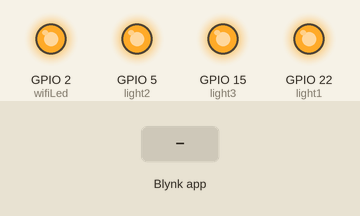
A sketch run on a simulated ESP32. Shown: output pins drawn as LEDs (lit = HIGH). The inputs (shaded band) are chosen by the test bench. WiFi joins after 1.5 s; servers stay silent unless stated.

Above: at 3.1 s.
3.2 s: Blynk app writes 1 to V0
At 4.4 s:
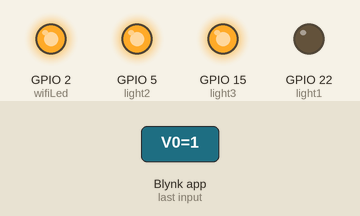
4.7 s: Blynk app writes 1 to V1
At 5.8 s:
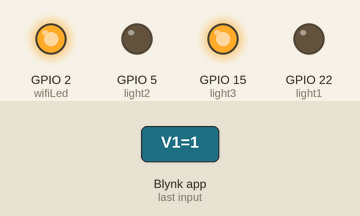
6.2 s: Blynk app writes 0 to V0
At 6.9 s:
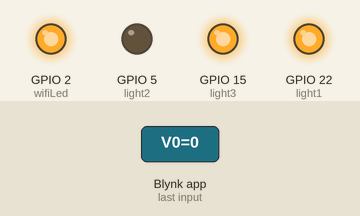
7.7 s: Blynk app writes 1 to V2
At 8.1 s:
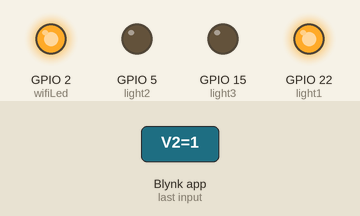
9.2 s: Blynk app writes 200 to V0
At 10.4 s:
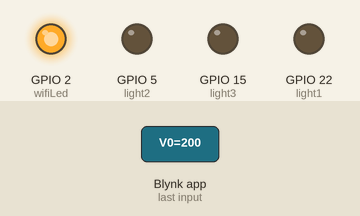
10.7 s: Blynk app writes 0 to V1
At 11.6 s:
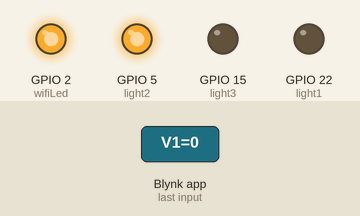
Timing chart, 0 to 13.2 s (numbered marks = the images above; inputs shaded):
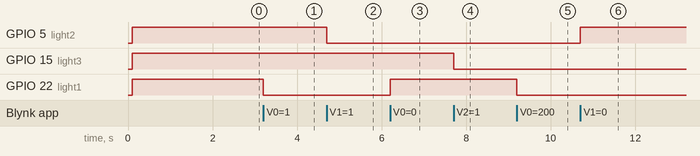

Measured:
- after the input at 3.2 s, GPIO 22 (light1): HIGH → LOW at once
- after the input at 4.7 s, GPIO 5 (light2): HIGH → LOW at once
- after the input at 6.2 s, GPIO 22 (light1): LOW → HIGH at once
- after the input at 7.7 s, GPIO 15 (light3): HIGH → LOW at once
- after the input at 9.2 s, GPIO 22 (light1): HIGH → LOW at once
- after the input at 10.7 s, GPIO 5 (light2): LOW → HIGH at once

The sketch:

Wifi_LED.ino
```cpp
#define BLYNK_TEMPLATE_ID "***********"
#define BLYNK_TEMPLATE_NAME "LED ON OFF"
#define BLYNK_PRINT Serial
#include <BlynkSimpleEsp32.h>

//Define the relay/LED pins using GPIO numbers for ESP32 DevKit V1
#define light1 22  // GPIO for light 1
#define light2 5  // GPIO for light 2
#define light3 15  // GPIO for light 3 (new LED)
#define wifiLed 2  // GPIO for the built-in LED on ESP32

// Blynk authentication token
#define BLYNK_AUTH_TOKEN ""  // Enter your Blynk auth token

char auth[] = BLYNK_AUTH_TOKEN;
char ssid[] = "";  // Enter your WiFi SSID
char pass[] = "";  // Enter your WiFi password

// Get the button values from Blynk app for Light 1
BLYNK_WRITE(V0) {
  bool value1 = param.asInt();
  // Check the values and turn relay1 ON/OFF
  if (value1 == 1) {
    digitalWrite(light1, LOW);  // Turn ON (assuming relay LOW is active)
  } else {
    digitalWrite(light1, HIGH);  // Turn OFF
  }
}

// Get the button values from Blynk app for Light 2
BLYNK_WRITE(V1) {
  bool value2 = param.asInt();
  // Check the values and turn relay2 ON/OFF
  if (value2 == 1) {
    digitalWrite(light2, LOW);  // Turn ON
  } else {
    digitalWrite(light2, HIGH);  // Turn OFF
  }
}

// Get the button values from Blynk app for Light 3 (new LED)
BLYNK_WRITE(V2) {
  bool value3 = param.asInt();
  // Check the values and turn relay3 ON/OFF
  if (value3 == 1) {
    digitalWrite(light3, LOW);  // Turn ON
  } else {
    digitalWrite(light3, HIGH);  // Turn OFF
  }
}

void setup() {
  Serial.begin(9600);  // Start serial communication
  delay(100);

  // Set the relay/LED pins as output
  pinMode(light1, OUTPUT);
  pinMode(light2, OUTPUT);
  pinMode(light3, OUTPUT);  // Set the third LED as output
  pinMode(wifiLed, OUTPUT);

  // Turn OFF the relays/LEDs initially
  digitalWrite(light1, HIGH);
  digitalWrite(light2, HIGH);
  digitalWrite(light3, HIGH);  // Turn OFF the third LED initially
  digitalWrite(wifiLed, HIGH);

  // Initialize the Blynk connection
  Blynk.begin(auth, ssid, pass, "blynk.cloud", 80);
}

void loop() {
  // Keep Blynk connected and running
  Blynk.run();
}
```
